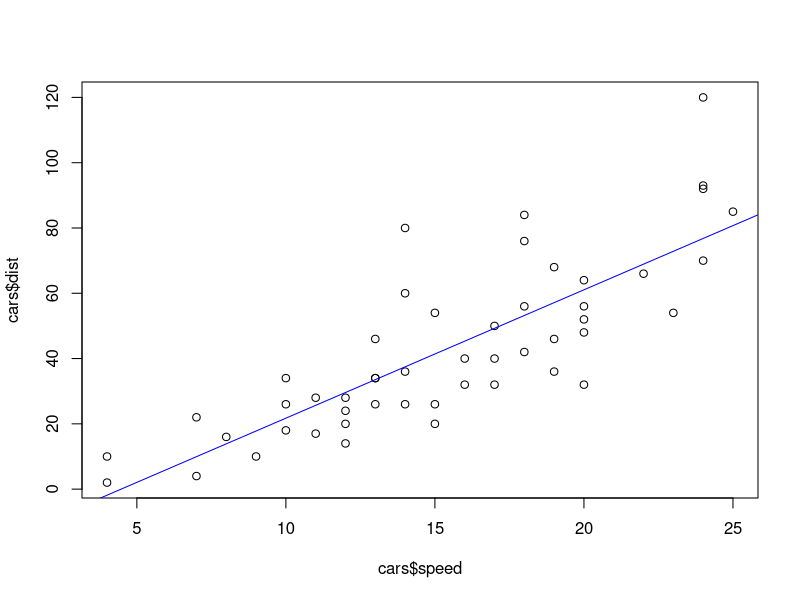
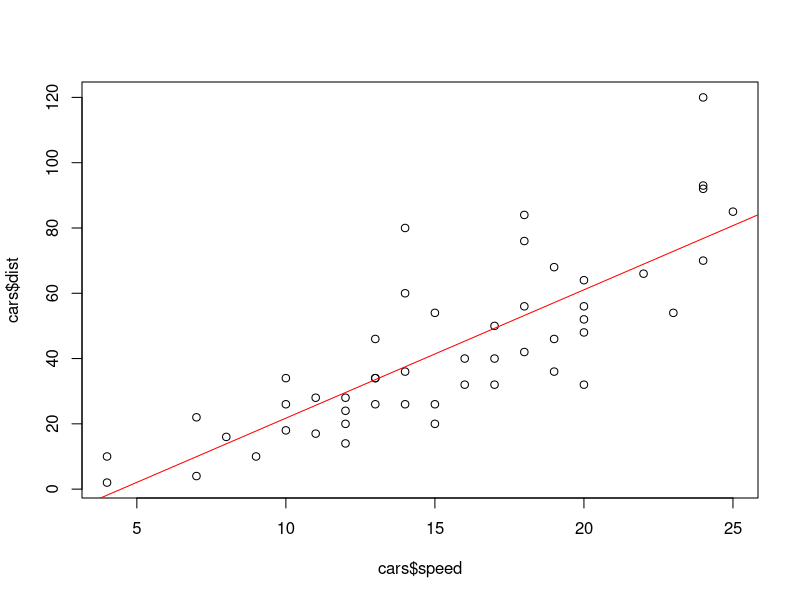
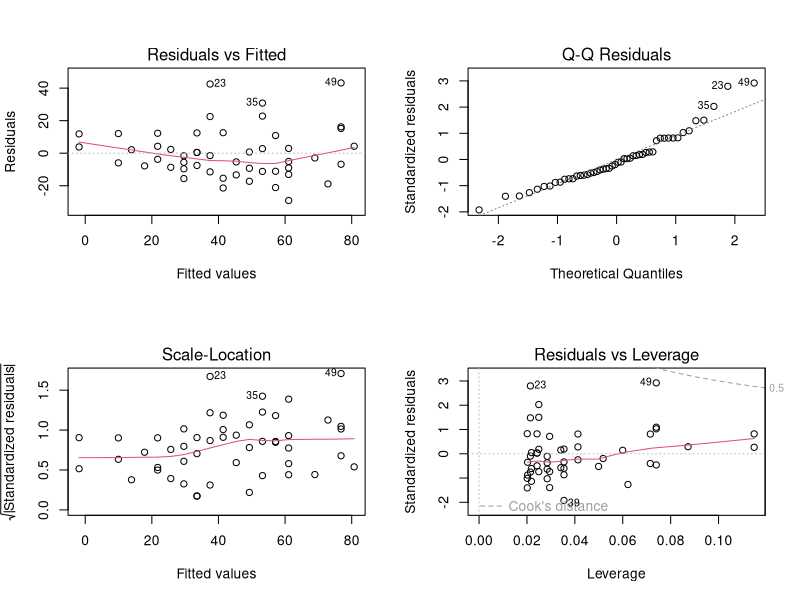
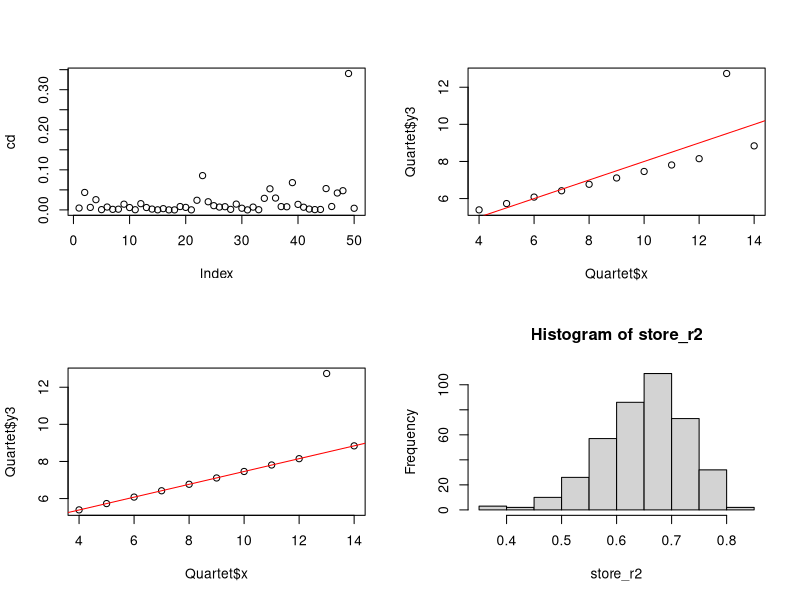

These charts were generated, in order, by the following R code:
#####################################
# Supervised Learning
#####################################

#####################################
## Linear Regression
#####################################

# Inbuilt dataset cars
# The data give the speed of cars and the distances taken to stop

cars




# Plot Dataset

plot(cars$speed, cars$dist)




# Fit a linear regression model

lm_model <- lm(dist ~ speed, data = cars)




# Put a regression line on plot

abline(lm_model, col = "blue")





# Check model coefficients

lm_model





# Checking different options using attributes

attributes(lm_model)






#####################################
# Fitting model with ordinary least square function
#####################################

plot(cars$speed, cars$dist)

lm_model_2 <- lsfit(cars$speed, cars$dist)

abline(lm_model_2, col = "red")






#####################################
# Regression summary and other details
#####################################

summary(lm_model)


coefficients(lm_model) # Shows the exact model coefficients


fitted(lm_model) # Shows the model fitted values


confint(lm_model, level=0.95) # Computes confidence intervals for model parameters


residuals(lm_model) # Shows the extract model residuals


vcov(lm_model) # Varience Co-varience matrix










#####################################
# Predicting new values
#####################################

new_speed_data <- data.frame(speed = c(30, 26, 11, 21))

# Compute the prediction results using confidence interval with level set to 0.95

predict(lm_model, new_speed_data, interval = "confidence", level= 0.95)
















# Compute the prediction result using prediction interval

predict(lm_model, new_speed_data, interval = "predict")






# Diagnostic plot of a fitted regression model

par(mfrow=c(2,2))

plot(lm_model)





# Check Cook's distance using cooks.distance() function

cd <- cooks.distance(lm_model)

plot(cd)







#####################################
# Fitting a robust linear regression model with rlm
#####################################

# Take inbuilt dataset Quartet
data(package = .packages(all.available = TRUE))

library(car)
Quartet





# Check how outlier moves away the fitted line using lm()

plot(Quartet$x, Quartet$y3)

lmfit <- lm(Quartet$y3 ~ Quartet$x)

abline(lmfit, col="red")






# Applying robust linear regression

library(MASS)

plot(Quartet$x, Quartet$y3)

lmfit <- rlm(Quartet$y3 ~ Quartet$x)

abline(lmfit, col="red")







# Diagnose multi-colinearity of the regression model using vif() function
# In case of multi-colinearity, one should find predictors with the square root of variance inflation factor above 2.



# Fit lm to mtcars dataset

mtcars


# Create a linear model 

lm_model_3 <- lm(mpg~hp + wt, data = mtcars)


vif(lm_model_3)


sqrt(vif(lm_model_3)) >2









# Boot-strapping

# Bootstrap methods are resampling techniques for assessing uncertainty. 
# They are useful when inference is to be based on a complex procedure for which theoretical
# results are unavailable or not useful for the sample sizes met in practice 

###################################################
# There are several  forms of the bootstrap (e.g. non-parametric, parametric, residual resampling and many more).  
# The basic idea is that you treat your sample as population and repeatedly draw new samples from it with 
# replacement. All original observations have equal probability of being drawn into the new sample. 
# Then you calculate and store the statistic(s) of interest, this may be the mean,
# the median or regression coefficients using the newly drawn sample.
# This is repeated n times. 
# In each iteration, some observations from your original sample are drawn multiple times 
# while some observations may not be drawn at all. 
# After nn iterations, you have nn stored bootstrap estimates of the statistic(s) of interest 
# (e.g. if n=1000n=1000 and the statistic of interest is the mean,
# you have 1000 bootstrapped estimates of the mean).
# Lastly, summary statistics such as the mean, median and the standard deviation of the nn bootstrap-estimates 
# are calculated.
#############################################


# The bootstrap is a great way to estimate the performance of a model

# Bootstrap does not require distributional assumptions 
# bootstrap can provide more accurate inferences when the data are not well behaved or when the sample size is small
# It is relatively simple to apply the bootstrap to complex data-collection plans 

##################################################


N = length(cars[,1])   # Counts the number of observations
Boot_number = 400      # Number of times to recompute estimate

          

store_r2 = rep(0,Boot_number)  ## Create a Storage Vector



## Create a Loop that does the bootstrap on R-squared ##

set.seed(122)

for(i in 1:Boot_number ){
  
  idx = sample(1:N, N, replace = TRUE)
  newdata.df = cars[idx,]
  lm_boot = lm(dist~speed, data=newdata.df)  
  store_r2[i] = summary(lm_boot)$r.squared
}


hist(store_r2) # Plot a r2 histogram

min(store_r2) # identify minimum r2

max(store_r2) # identify minimum r2

mean(store_r2) # calculate minimum r2
